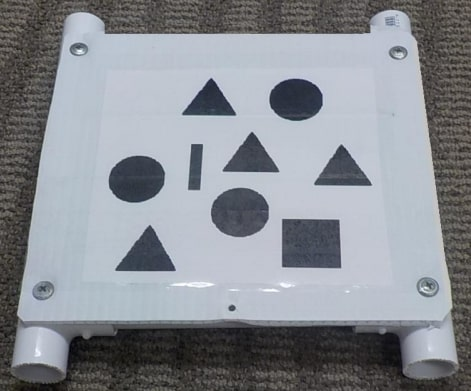
#> input picture ShapeDetect/PythonApplication2/benthiccrop.jpg, 471 x 391 px
$ python crop3.py
#> lines starting #> are read from the running program, lines starting #| are printed output that depends on the picture
import numpy as np
import cv2

image = cv2.imread('benthiccrop.jpg')
#> image is the input picture: shape (391, 471, 3); mean B, G, R 146.2, 139.9, 136
y=75
x=80
h=200
w=320
crop = image[y:y+h, x:x+w]
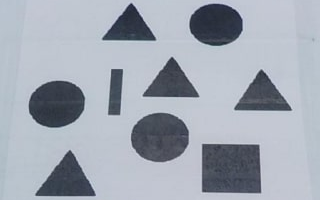
#> crop: shape (200, 320, 3); mean B, G, R 179, 168, 161.3
cv2.imshow('Image', crop)
cv2.waitKey(0)

$ run again, with ShapeDetect/PythonApplication2/OBF2r.jpg copied over ShapeDetect/PythonApplication2/benthiccrop.jpg
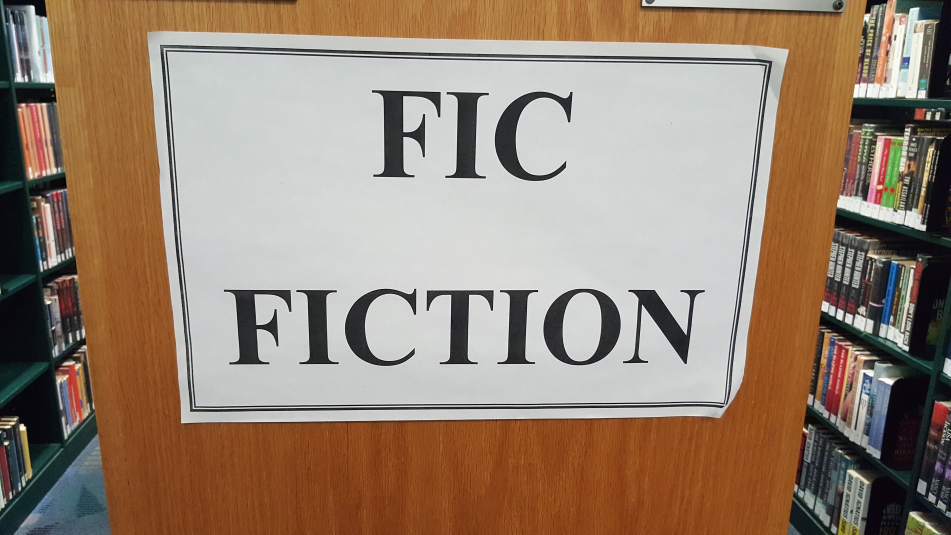
#> input picture ShapeDetect/PythonApplication2/OBF2r.jpg, 2852 x 1604 px (shown at 1/3 size)
#> image is the input picture: shape (1604, 2852, 3); mean B, G, R 114.8, 131.9, 151.6
#> `crop = image[y:y+h, x:x+w]`:
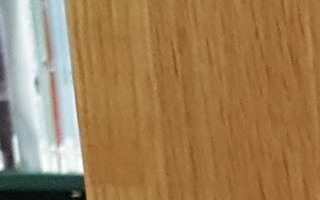
#> crop: shape (200, 320, 3); mean B, G, R 86.7, 126.9, 159.1
